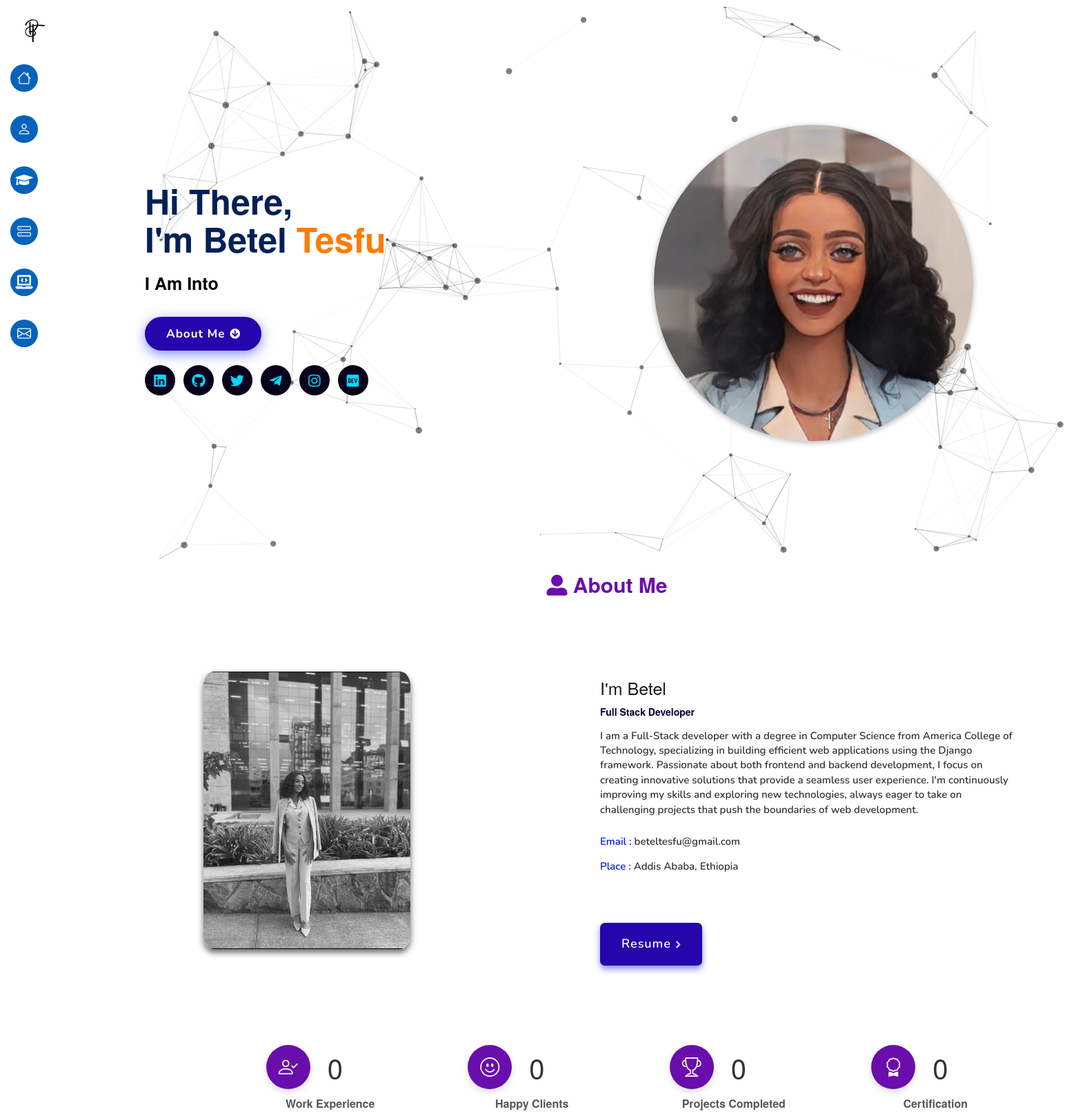
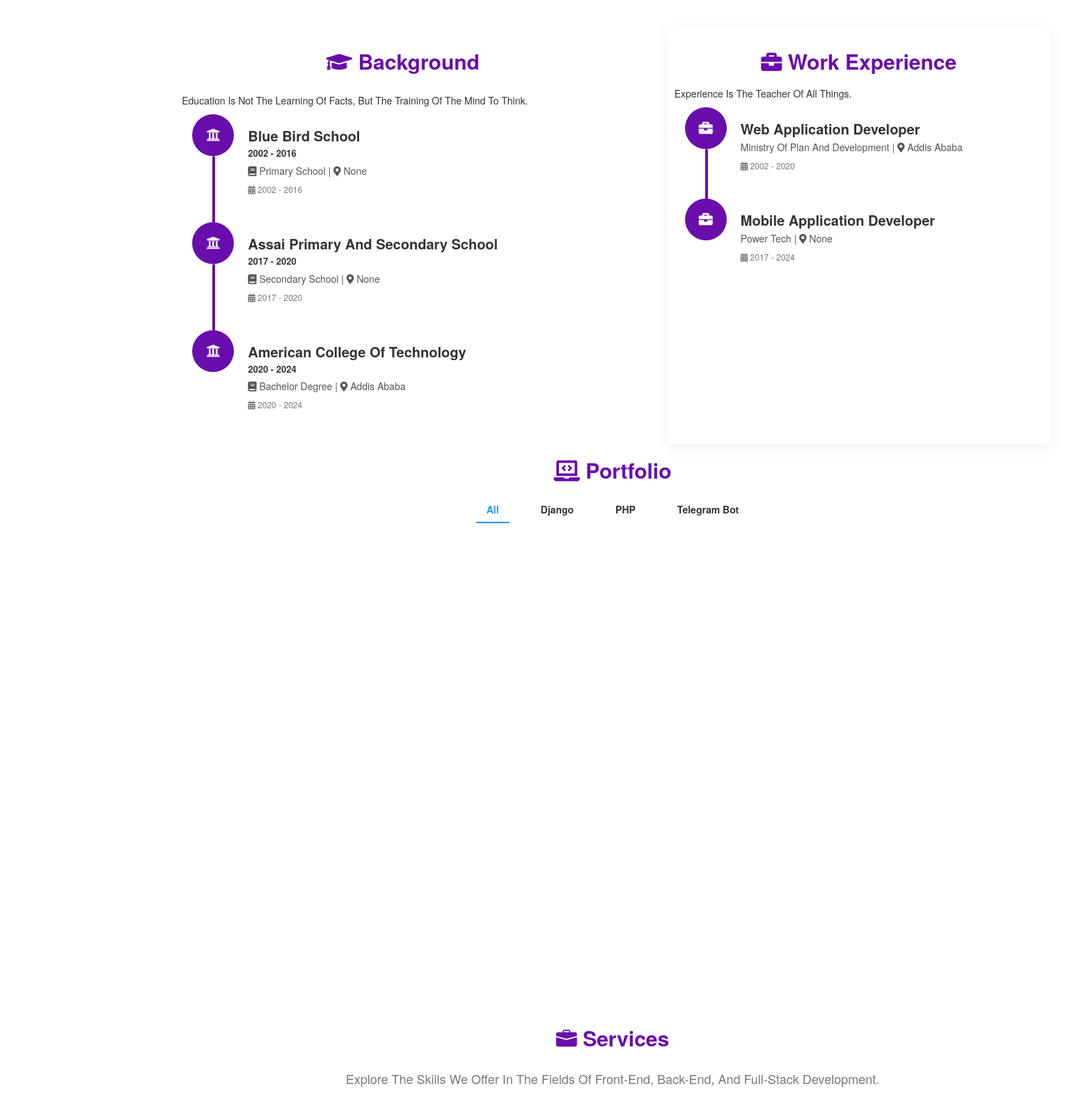
The page / (upper part) on the database its author committed (2 pictures, top to bottom).
### portofolio_app/models.py (models this page shows, shortened)
class Profile(models.Model):
    first_name = models.CharField(max_length=100)
    last_name = models.CharField(max_length=100)  # Fixed typo from 'Last_name' to 'last_name'
    email = models.EmailField()
    phone = models.CharField(max_length=15, blank=True)
    address = models.CharField(max_length=255, blank=True)
    bio = models.TextField(blank=True)
    profile_image = models.ImageField(upload_to='profile_images/', blank=True, null=True)  # Profile image field

class Education(models.Model):
    institution = models.CharField(max_length=200)
    completed = models.BooleanField(default=False,blank=True, null=True)
    institution_image = models.ImageField(upload_to='institution_image/', blank=True, null=True)  # Image for the project
    field_of_study = models.CharField(max_length=100)
    start_date = models.DateField()
    end_date = models.DateField(blank=True, null=True)
    location = models.CharField(max_length=200,blank=True, null=True)

class Experience(models.Model):
    job_title = models.CharField(max_length=100)
    company_name = models.CharField(max_length=200)
    start_date = models.DateField()
    end_date = models.DateField(blank=True, null=True)
    location = models.CharField(max_length=200, blank=True, null=True)

class Category(models.Model):
    name = models.CharField(max_length=100)

### portofolio_app/views.py (the view)
# urls.py: path('' , index, name="index"),
def index(request):
    genral_skills = GeneralSkill.objects.all()  # Fetch skills from the database
    my_profile = Profile.objects.first()
    specific_skill = SpecificSkill.objects.all()
    institutions = Education.objects.all()
    projects= Project.objects.all()
    project_imgs = Project.objects.prefetch_related('images').all()  # Prefetch images to optimize queries
    experiences = Experience.objects.all()
    services = Service.objects.all()
    status = Status.objects.first()
    categories = Category.objects.prefetch_related('projects').all()
    general_skills = GeneralSkill.objects.prefetch_related('specific_skills').all()
    context = {
        'genral_skills': genral_skills,
        'my_profile': my_profile ,
        'specific_skill': specific_skill,
        'institutions': institutions,
        'projects': projects,
        'project_imgs': project_imgs,
        'experiences': experiences,
        'services': services,
        'status': status,
        'categories': categories ,
        'general_skills': general_skills,
    }
    return render(request , 'index.html',context)

### portofolio_app/templates/index.html (shortened to what this page needs)
{% load static %}
<!DOCTYPE html>
<html lang="en">
<head>
    <link rel="stylesheet" href="{% static 'assets/css/style.css' %}">
    <link rel="stylesheet" href="https://cdnjs.cloudflare.com/ajax/libs/font-awesome/5.15.3/css/all.min.css" />
    <link rel="stylesheet" href="https://maxcdn.bootstrapcdn.com/bootstrap/3.4.1/css/bootstrap.min.css">
    <link rel="stylesheet" href="https://cdnjs.cloudflare.com/ajax/libs/animate.css/4.1.1/animate.min.css">
    <link href="https://cdn.jsdelivr.net/npm/bootstrap-icons@1.4.1/font/bootstrap-icons.css" rel="stylesheet">
</head>
<body oncontextmenu="return false" >
<div class="grid-container">
  <header id="header" class="header d-flex flex-column justify-content-center">
    <a href="/" class="logo">
        <img src="{% static 'assets/images/lo.png' %}" alt="Logo" class="pci-logo">
    </a>
    <nav id="navmenu" class="navmenu">
        <ul>
            <li><a href="#home"><i class="bi bi-house navicon"></i><span>Home</span></a></li>
            <li><a href="#about"><i class="bi bi-person navicon"></i><span>About</span></a></li>
            <li><a href="#background"> <i class="fas fa-graduation-cap"></i><span>Background</span></a></li>
            <li><a href="#services-skills"><i class="bi bi-hdd-stack navicon"></i><span>Services</span></a></li>
            <li><a href="#portfolio"><i class="fas fa-laptop-code navicon"></i><span>Portfolio</span></a></li>
            <li><a href="#contact"><i class="bi bi-envelope navicon"></i><span>Contact</span></a></li>
        </ul>
    </nav>
</header>
  <main class="main-content">
  <section class="home" id="home">
      <div id="particles-js"></div>
      <div class="content">
      <h2>Hi There,<br/> I'm Betel <span>Tesfu</span></h2>
      <p>i am into </p>
      <a href="#about" class="btn"><span>About Me</span>
        <i class="fas fa-arrow-circle-down"></i>
      </a>
      <div class="socials">
          <ul class="social-icons">
            <li><a class="linkedin" aria-label="LinkedIn" href="https://www.linkedin.com/in/betel-tesfu-25a70a288?utm_source=share&utm_campaign=share_via&utm_content=profile&utm_medium=android_app" target="_blank"><i class="fab fa-linkedin"></i></a></li>
            <li><a class="github" aria-label="GitHub" href="https://github.com/Bethel16?tab=overview&from=2024-05-01&to=2024-05-31" target="_blank"><i class="fab fa-github"></i></a></li>
            <li><a class="twitter" aria-label="Twitter" href="#" target="_blank"><i class="fab fa-twitter"></i></a></li>
            <li><a class="telegram" aria-label="Telegram" href="https://t.me/Tadael16y" target="_blank"><i class="fab fa-telegram-plane"></i></a></li>
            <li><a class="instagram" aria-label="Instagram" href="https://www.instagram.com/bet_el16/"><i class="fab fa-instagram" target="_blank"></i></a></li>
            <li><a class="dev" aria-label="Dev" href="#" target="_blank"><i class="fab fa-dev"></i></a></li>
          </ul>
        </div>
      </div>
  <div class="image">
      <img draggable="false" class="tilt" src= "{% static 'assets/images/heross.jpg'%}" alt="">
  </div>
  </section>
  <section class="about" id="about">
      <h2 class="heading"><i class="fas fa-user-alt"></i> About <span>Me</span></h2>
      <div class="row">
      <div class="image">
          <img draggable="false" class="tilt" src= "{% static 'assets/images/profile3.jpg'%} " alt="">
      </div>
      <div class="content">
          <h3>I'm Betel</h3>
          <span class="tag">Full Stack Developer</span>
          <p>I am a Full-Stack developer with a degree in Computer Science from America College of Technology, specializing in building efficient web applications using the Django framework.
             Passionate about both frontend and backend development, I focus on creating innovative solutions that provide a seamless user experience.
             I'm continuously improving my skills and exploring new technologies, always eager to take on challenging projects that push the boundaries of web development.</p>
          <div class="box-container">
              <div class="box">
                <p><span> email : </span> {{my_profile.email}}</p>
                <p><span> place : </span>  {{my_profile.address}}</p>
              </div>
          </div>
          <div class="resumebtn">
              <a href="https://drive.google.com/file/d/1WXjqRJiWA7mYBs-faMPY1O4toFTegOEU/view?usp=sharing" target="_blank" class="btn"><span>Resume</span>
                  <i class="fas fa-chevron-right"></i>
              </a>
          </div>
      </div>
      </div>
  </section>
 <section id="stats" class="stats section">
  <div class="container" data-aos="fade-up" data-aos-delay="100">
      <div class="row gy-4">
        <div class="col-lg-3 col-md-6 col-sm-12 d-flex flex-column align-items-center">
          <div class="stats-item text-center">
              <div class="d-flex align-items-center justify-content-center">
                <i class="bi bi-person-check"></i>
                <span class="counter" data-count="40" style="font-size: 40px; font-weight: 400; margin-left: 10px;">0</span>
              </div>
              <p>Work Experience</p>
          </div>
      </div>
          <div class="col-lg-3 col-md-6  col-sm-12 d-flex flex-column align-items-center">
              <div class="stats-item text-center">
                  <div class="d-flex align-items-center justify-content-center">
                      <i class="bi bi-emoji-smile"></i>
                      <span class="counter" data-count="{{status.happy_client}}" style="font-size: 40px; font-weight: 400; margin-left: 10px;">0</span>
                  </div>
                  <p>Happy Clients</p>
              </div>
          </div>
          <div class="col-lg-3 col-md-6 col-sm-12 d-flex flex-column align-items-center">
              <div class="stats-item text-center">
                  <div class="d-flex align-items-center justify-content-center">
                    <i class="bi bi-trophy"></i>
                    <span class="counter" data-count="{{status.project_completed}}" style="font-size: 40px; font-weight: 400; margin-left: 10px;">0</span>
                  </div>
                  <p>Projects Completed</p>
              </div>
          </div>
          <div class="col-lg-3 col-md-6 col-sm-12 d-flex flex-column align-items-center">
              <div class="stats-item text-center">
                  <div class="d-flex align-items-center justify-content-center">
                    <i class="bi bi-award"></i>                                       <span class="counter" data-count="{{status.certification}}" style="font-size: 40px; font-weight: 400; margin-left: 10px;">0</span>
                  </div>
                  <p>Certification</p>
              </div>
          </div>
      </div>
  </div>
</section>
<div class="sections-wrapper" id="background">
  <section class="education timeline" id="education" >
    <h1 class="heading">
      <i class="fas fa-graduation-cap"></i>
      <span>Background</span>
    </h1>
    <p class="quote">Education is not the learning of facts, but the training of the mind to think.</p>
    <div class="container">
      {% for i in institutions %}
      <div class="timeline-item">
        <div class="timeline-icon">
          <i class="fas fa-university"></i>
        </div>
        <div class="timeline-content">
          <h3>{{ i.institution }}</h3>
          <div class="timeline-date">{{ i.start_date|date:"Y" }} - {{ i.end_date|date:"Y" }}</div>
          <p><i class="fas fa-book"></i> {{ i.field_of_study }} | <i class="fas fa-map-marker-alt"></i>  <span> {{ i.location }} <span></p>
          <h4><i class="fas fa-calendar-alt"></i> {{ i.start_date|date:"Y" }} - {{ i.end_date|date:"Y" }}</h4>
        </div>
      </div>
      {% endfor %}
    </div>
  </section>
  <section class="work-experience timeline" id="experience">
    <h1 class="heading">
      <i class="fas fa-briefcase"></i>
      <span>Work Experience</span>
    </h1>
    <p class="qoute">Experience is the teacher of all things.</p>
    <div class="container">
      {% for i in experiences %}
      <div class="timeline-item">
        <div class="timeline-icon">
          <i class="fas fa-briefcase"></i>
        </div>
        <div class="timeline-content">
          <h3>{{ i.job_title }}</h3>
          <p>{{ i.company_name }} | <i class="fas fa-map-marker-alt"></i>  <span> {{ i.location }} <span></p>
          <h4><i class="fas fa-calendar-alt"></i> {{ i.start_date|date:"Y" }} - {{ i.end_date|date:"Y" }}</h4>
        </div>
      </div>
      {% endfor %}
    </div>
  </section>
</div>
<section class="special-card-section" id="portfolio">
  <h2 class="heading"><i class="fas fa-laptop-code"></i> Portfolio </h2>
  <div class="category-nav">
    <ul>
      <li><a href="#" class="category-link active" data-category="all">All</a></li>
      {% for category in categories %}
        <li><a href="#" class="category-link" data-category="{{ category.id }}">{{ category.name }}</a></li>
      {% endfor %}
    </ul>
  </div>
  <div class="container">
    <div id="project-container" class="row g-5 mb-5 align-items-center wow fadeInUp" data-wow-delay="0.1s">
    </div>
  </div>
</section>
<section class="services-skills" id="services-skills">
  <h2 class="heading"><i class="bi bi-briefcase-fill"></i> Services</h2>
  <p class="description">Explore the skills we offer in the fields of Front-end, Back-end, and Full-stack development.</p>
</section>
  </main>
</div>
  </body>
  </html>

### rows shown on the page
Profile: email "beteltesfu@gmail.com", address "Addis Ababa, Ethiopia"
Education: institution "Blue Bird School", start_date "2002", end_date "2016", field_of_study "Primary School", location "None"
Education: institution "Assai Primary And Secondary School", start_date "2017", end_date "2020", field_of_study "Secondary School", location "None"
Education: institution "American College Of Technology", start_date "2020", end_date "2024", field_of_study "Bachelor Degree", location "Addis Ababa"
Experience: job_title "Web Application Developer", company_name "Ministry Of Plan And Development", location "Addis Ababa", start_date "2002", end_date "2020"
Experience: job_title "Mobile Application Developer", company_name "Power Tech", location "None", start_date "2017", end_date "2024"
Category: name "Django"
Category: name "PHP"
Category: name "Telegram Bot"
